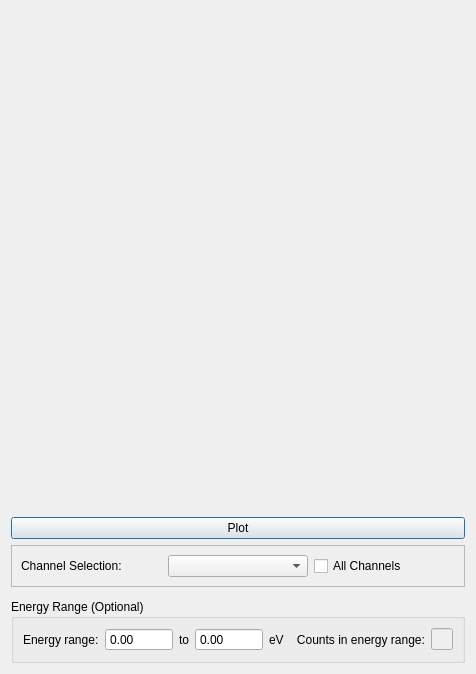
<?xml version="1.0" encoding="UTF-8"?>
<ui version="4.0">
 <class>Dialog</class>
 <widget class="QDialog" name="Dialog">
  <property name="geometry">
   <rect>
    <x>0</x>
    <y>0</y>
    <width>400</width>
    <height>631</height>
   </rect>
  </property>
  <property name="windowTitle">
   <string>Energy Histogram Viewer</string>
  </property>
  <layout class="QVBoxLayout" name="verticalLayout">
   <item>
    <widget class="MplCanvas" name="histCanvasWidget" native="true">
     <property name="minimumSize">
      <size>
       <width>0</width>
       <height>500</height>
      </size>
     </property>
    </widget>
   </item>
   <item>
    <widget class="QPushButton" name="histPlotButton">
     <property name="text">
      <string>Plot</string>
     </property>
    </widget>
   </item>
   <item>
    <widget class="QFrame" name="frame">
     <property name="maximumSize">
      <size>
       <width>16777215</width>
       <height>50</height>
      </size>
     </property>
     <property name="frameShape">
      <enum>QFrame::StyledPanel</enum>
     </property>
     <property name="frameShadow">
      <enum>QFrame::Raised</enum>
     </property>
     <layout class="QHBoxLayout" name="horizontalLayout">
      <item>
       <widget class="QLabel" name="label">
        <property name="text">
         <string>Channel Selection:</string>
        </property>
       </widget>
      </item>
      <item>
       <widget class="QComboBox" name="channelBox"/>
      </item>
      <item>
       <widget class="QCheckBox" name="histChannelCheckbox">
        <property name="text">
         <string>All Channels</string>
        </property>
       </widget>
      </item>
     </layout>
    </widget>
   </item>
   <item>
    <widget class="StatesGrid" name="histStatesGrid" native="true"/>
   </item>
   <item>
    <widget class="QGroupBox" name="groupBox_2">
     <property name="title">
      <string>Energy Range (Optional)</string>
     </property>
     <layout class="QHBoxLayout" name="horizontalLayout_2">
      <item>
       <widget class="QLabel" name="label_2">
        <property name="text">
         <string>Energy range:</string>
        </property>
       </widget>
      </item>
      <item>
       <widget class="QDoubleSpinBox" name="eRangeLow">
        <property name="buttonSymbols">
         <enum>QAbstractSpinBox::NoButtons</enum>
        </property>
        <property name="decimals">
         <number>2</number>
        </property>
        <property name="maximum">
         <double>10000000.000000000000000</double>
        </property>
       </widget>
      </item>
      <item>
       <widget class="QLabel" name="label_5">
        <property name="text">
         <string>to</string>
        </property>
       </widget>
      </item>
      <item>
       <widget class="QDoubleSpinBox" name="eRangeHi">
        <property name="buttonSymbols">
         <enum>QAbstractSpinBox::NoButtons</enum>
        </property>
        <property name="decimals">
         <number>2</number>
        </property>
        <property name="maximum">
         <double>10000000.000000000000000</double>
        </property>
       </widget>
      </item>
      <item>
       <widget class="QLabel" name="label_4">
        <property name="text">
         <string>eV    Counts in energy range:</string>
        </property>
       </widget>
      </item>
      <item>
       <widget class="QLineEdit" name="photonCountBox">
        <property name="enabled">
         <bool>false</bool>
        </property>
        <property name="clearButtonEnabled">
         <bool>false</bool>
        </property>
       </widget>
      </item>
     </layout>
    </widget>
   </item>
  </layout>
 </widget>
 <customwidgets>
  <customwidget>
   <class>StatesGrid</class>
   <extends>QWidget</extends>
   <header location="global">massGui.massless</header>
   <container>1</container>
  </customwidget>
  <customwidget>
   <class>MplCanvas</class>
   <extends>QWidget</extends>
   <header location="global">massGui.canvas</header>
   <container>1</container>
  </customwidget>
 </customwidgets>
 <resources/>
 <connections/>
</ui>
